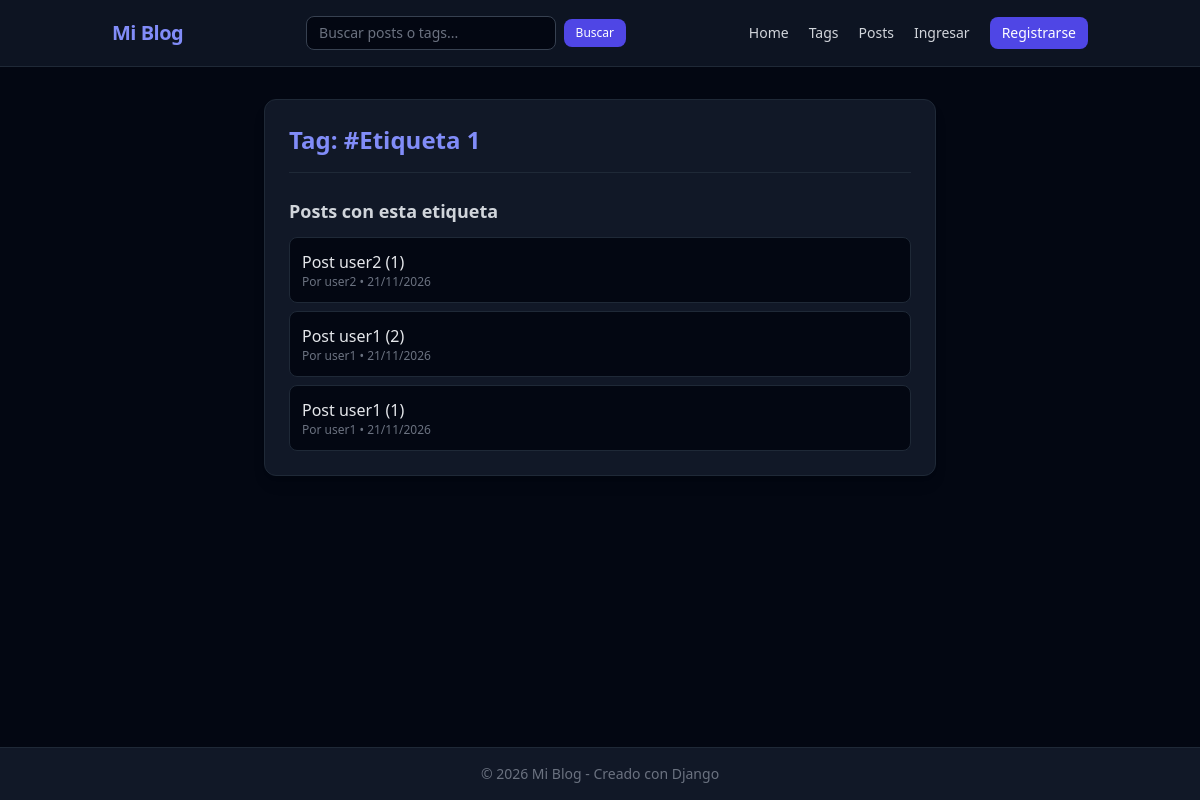
Page /tags/1/ on the committed database.
### blogs_django/models.py (models this page shows, shortened)
class Tag(models.Model):
	name = models.CharField(max_length=50, unique=True)

class Post(models.Model):
	POST_TYPES = [
		("borrador", "Borrador"),
		("publicado", "Publicado"),
		("archivado", "Archivado"),
	]
	"""Representa un posteo o entrada dentro de la plataforma."""
	title = models.CharField(max_length=200)
	author = models.ForeignKey(User, on_delete=models.CASCADE, related_name='posts')
	content = models.TextField()
	image = models.FileField(upload_to='posts/', blank=True, null=True)
	likes = models.PositiveIntegerField(default=0)
	tags = models.ManyToManyField(Tag, related_name='posts', blank=True)
	created_at = models.DateTimeField(auto_now_add=True)
	modified_at = models.DateTimeField(auto_now=True)
	type = models.CharField(
		max_length=20,
		choices=POST_TYPES,
		default='borrador',
	)

### blogs_django/views.py (the view)
# urls.py: path('tags/<int:tag_id>/', views.tag, name='tag'),
def tag(request, tag_id):
    tag = get_object_or_404(Tag, id=tag_id)
    posts = tag.posts.filter(type='publicado').order_by('-created_at')
    return render(request, 'blogs_django/tag.html', {'tag': tag, 'posts': posts})

### blogs_django/templates/blogs_django/tag.html (shortened to what this page needs)
{% extends "blogs_django/base.html" %}
{% block content %}
<div class="max-w-2xl mx-auto bg-gray-900 border border-gray-800 rounded-xl p-6 shadow-lg">
    <div class="flex justify-between items-center border-b border-gray-800 pb-4 mb-6">
        <h1 class="text-2xl font-bold text-indigo-400">Tag: #{{ tag.name }}</h1>
    </div>
    <h2 class="text-lg font-semibold text-gray-300 mb-3">Posts con esta etiqueta</h2>
    <ul class="space-y-2">
        {% for post in posts %}
            <li class="p-3 bg-gray-950 border border-gray-800 rounded-lg">
                <a href="{% url 'blogs_django:post' post.id %}" class="text-gray-200 hover:text-indigo-400 font-medium">
                    {{ post.title }}
                </a>
                <span class="text-xs text-gray-500 block">Por {{ post.author }} • {{ post.created_at|date:"d/m/Y" }}</span>
            </li>
        {% empty %}
            <li class="text-gray-500 text-sm">No hay posts asociados a este tag.</li>
        {% endfor %}
    </ul>
</div>
{% endblock content %}

### rows in the picture
Tag: name "Etiqueta 1"
Post: title "Post user2 (1)", author "user2", created_at "21/11/2026"
Post: title "Post user1 (2)", author "user1", created_at "21/11/2026"
Post: title "Post user1 (1)", author "user1", created_at "21/11/2026"
